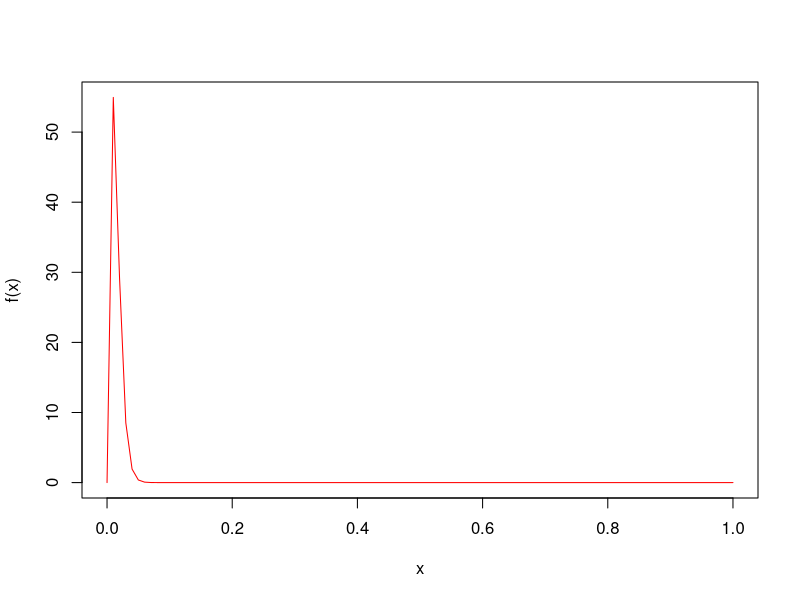
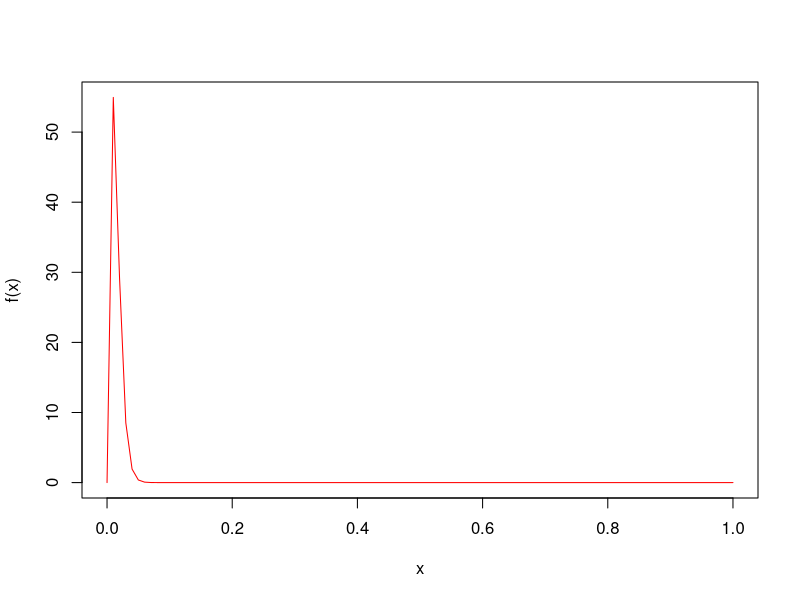
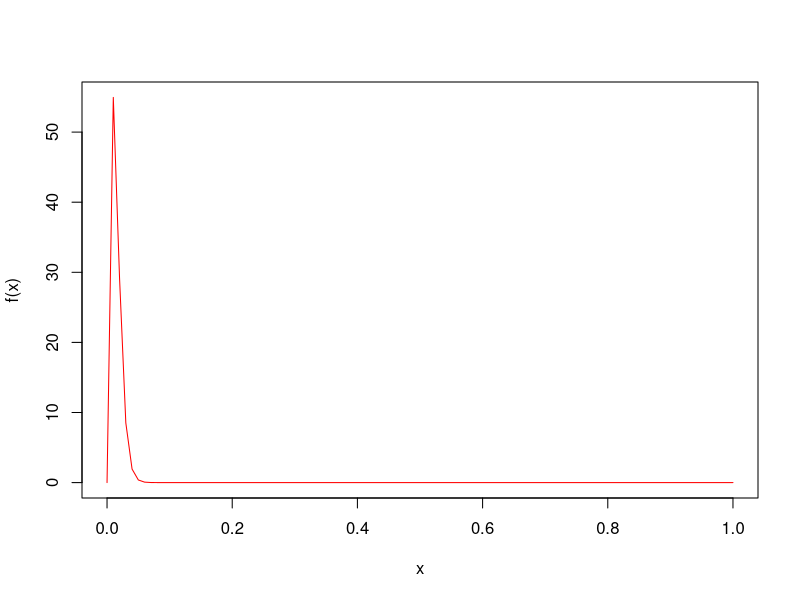

Source code (R) for these figures, in order:
#Bayesian Interval in the non risk HBB setting
#edited by me
#Orignial Code provided to me by my supervisor. The alpha_0 and beta0 were chosen by me. 
rm(list = ls())

#prior distribution
alpha0 <- 3

beta0 <- 200

curve(dbeta(x,shape1 = alpha0, shape2 = beta0),from=0,to=1,
      
      ylab="f(x)", col="red")


alpha0/(alpha0+beta0)

# Quantiles, prior distribution

qbeta(0.025,shape1 = alpha0, shape2 = beta0)

qbeta(0.975,shape1 = alpha0, shape2 = beta0)

#Baseline information
nbaseline <- 4839

sumybaseline <- 133

# Posterior mean

(sumybaseline+alpha0)/(nbaseline+alpha0+beta0)



# Bayes interval

qbeta(0.025,shape1 = sumybaseline+alpha0, shape2 = nbaseline-sumybaseline+beta0)

qbeta(0.975,shape1 = sumybaseline+alpha0, shape2 = nbaseline-sumybaseline+beta0)
#Bayesian Interval in the non risk HBB setting
#edited by me
# Original Code provided to me by my supervisor. The alpha_0 and beta0 were chosen by me. 
rm(list = ls())

#prior distribution
alpha0 <- 3

beta0 <- 200

curve(dbeta(x,shape1 = alpha0, shape2 = beta0),from=0,to=1,
      
      ylab="f(x)", col="red")


alpha0/(alpha0+beta0)

# Quantiles, prior distribution

qbeta(0.025,shape1 = alpha0, shape2 = beta0)

qbeta(0.975,shape1 = alpha0, shape2 = beta0)

#Baseline information
nbaseline <- 4839

sumybaseline <- 133

# Posterior mean

(sumybaseline+alpha0)/(nbaseline+alpha0+beta0)



# Bayes interval

qbeta(0.025,shape1 = sumybaseline+alpha0, shape2 = nbaseline-sumybaseline+beta0)

qbeta(0.975,shape1 = sumybaseline+alpha0, shape2 = nbaseline-sumybaseline+beta0)
#The code in this file was used to create a bayesian interval in the no-risk setting 
#The code can be used for all data that require beta prior distribution. 
#edited by me
# Original Code provided to me by my supervisor. The alpha_0 and beta0 were chosen by me. 
rm(list = ls())

#prior distribution
alpha0 <- 3

beta0 <- 200

curve(dbeta(x,shape1 = alpha0, shape2 = beta0),from=0,to=1,
      
      ylab="f(x)", col="red")


alpha0/(alpha0+beta0)

# Quantiles, prior distribution

qbeta(0.025,shape1 = alpha0, shape2 = beta0)

qbeta(0.975,shape1 = alpha0, shape2 = beta0)

#Baseline information
nbaseline <- 4839

sumybaseline <- 133

# Posterior mean

(sumybaseline+alpha0)/(nbaseline+alpha0+beta0)



# Bayes interval

qbeta(0.025,shape1 = sumybaseline+alpha0, shape2 = nbaseline-sumybaseline+beta0)

qbeta(0.975,shape1 = sumybaseline+alpha0, shape2 = nbaseline-sumybaseline+beta0)
